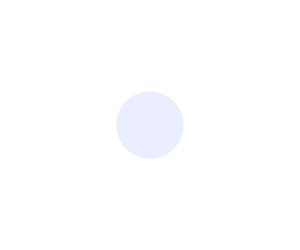
Frame 1 (no input)
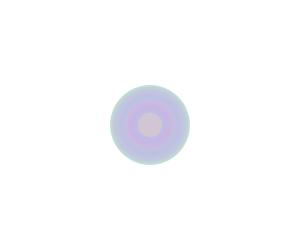
Frame 60 (the mouse pressed at the canvas centre just before this capture)
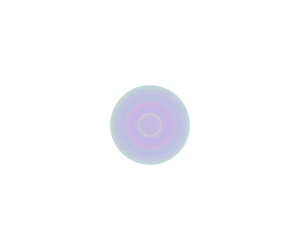
Frame 120 (the mouse held since frame 60 and released just before this capture)

The Processing sketch that drew these frames (run headless with seeded random() and noise(); from frame 60 on, the mouse is pressed at the canvas centre):

// Processing sketch: processing_69186
// ── processing_69186.pde

int counter;

void setup() {  //setup function called initially, only once
  size(300, 250);
  background(255);  //set background white
  colorMode(HSB);   //set colors to Hue, Saturation, Brightness mode
  counter = 0;
}

void draw() {  //draw function loops 
  counter++;
  noStroke();
  fill(random(255),100,255,50);
  
  if(mousePressed == true) { //add some interaction
    ellipse(mouseX, mouseY, 20, 20);
  }
  else {
    ellipse(width/2, height/2, 80*sin(counter), 80*sin(counter));
  }
}
